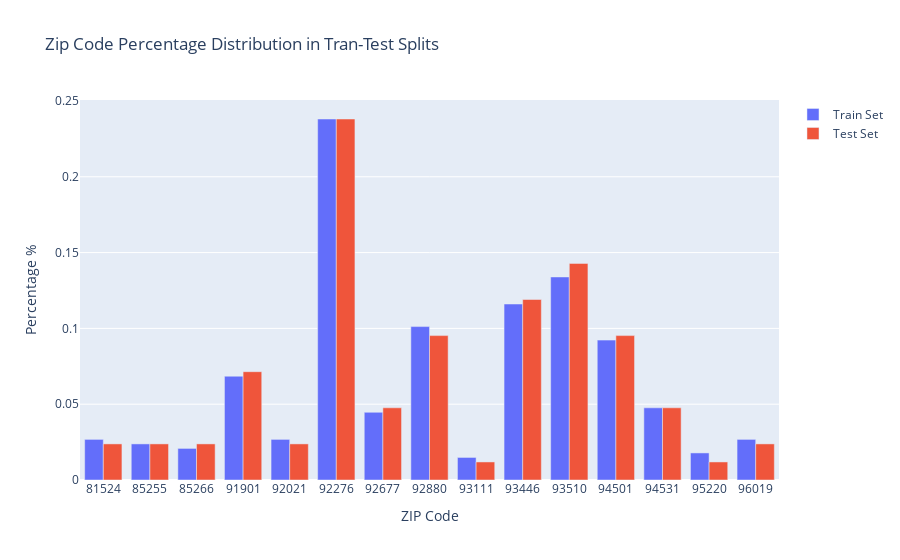

Notebook cell for this chart:
### Code cell
list_ordered_zip_codes = train_features.zipcode.value_counts().sort_index().index.tolist()
list_ordered_zip_codes = [str(element) for element in list_ordered_zip_codes]

fig = go.Figure(data=[
    go.Bar(
        name='Train Set',
        x=list_ordered_zip_codes,
        y=train_features.zipcode.value_counts(normalize=True).sort_index().values.tolist()

    ),
    go.Bar(
        name='Test Set',
        x=list_ordered_zip_codes,
        y=test_features.zipcode.value_counts(normalize=True).sort_index().values.tolist()
    )
])
fig.update_layout(
    barmode='group',
    title="Zip Code Percentage Distribution in Tran-Test Splits",
    yaxis=dict(
        title='Percentage %',
    ),
    xaxis=dict(
        title='ZIP Code',
    ),
)
fig.show()

### Figure 1 — Plotly figure (JSON) as saved in the notebook; plotly's stock layout.template omitted (floating-point values rounded to 4 significant figures)
{"data": [{"name": "Train Set", "type": "bar", "x": ["81524", "85255", "85266", "91901", "92021", "92276", "92677", "92880", "93111", "93446", "93510", "94501", "94531", "95220", "96019"], "y": [0.02679, 0.02381, 0.02083, 0.06845, 0.02679, 0.2381, 0.04464, 0.1012, 0.01488, 0.1161, 0.1339, 0.09226, 0.04762, 0.01786, 0.02679]}, {"name": "Test Set", "type": "bar", "x": ["81524", "85255", "85266", "91901", "92021", "92276", "92677", "92880", "93111", "93446", "93510", "94501", "94531", "95220", "96019"], "y": [0.02381, 0.02381, 0.02381, 0.07143, 0.02381, 0.2381, 0.04762, 0.09524, 0.0119, 0.119, 0.1429, 0.09524, 0.04762, 0.0119, 0.02381]}], "layout": {"barmode": "group", "title": {"text": "Zip Code Percentage Distribution in Tran-Test Splits"}, "xaxis": {"title": {"text": "ZIP Code"}}, "yaxis": {"title": {"text": "Percentage %"}}}}
